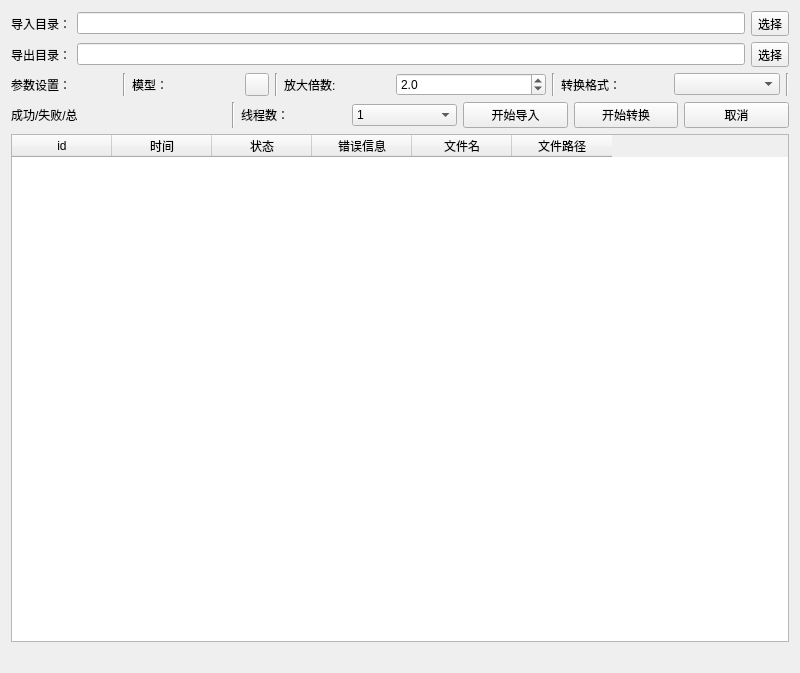
<?xml version="1.0" encoding="UTF-8"?>
<ui version="4.0">
 <class>BatchSrTool</class>
 <widget class="QWidget" name="BatchSrTool">
  <property name="geometry">
   <rect>
    <x>0</x>
    <y>0</y>
    <width>800</width>
    <height>673</height>
   </rect>
  </property>
  <property name="windowTitle">
   <string>批量超分</string>
  </property>
  <layout class="QVBoxLayout" name="verticalLayout">
   <item>
    <layout class="QHBoxLayout" name="horizontalLayout_6">
     <item>
      <widget class="QLabel" name="label">
       <property name="text">
        <string>导入目录：</string>
       </property>
      </widget>
     </item>
     <item>
      <widget class="QLineEdit" name="inputDir"/>
     </item>
     <item>
      <widget class="QToolButton" name="inputDirTool">
       <property name="text">
        <string>选择</string>
       </property>
      </widget>
     </item>
    </layout>
   </item>
   <item>
    <layout class="QHBoxLayout" name="horizontalLayout">
     <item>
      <widget class="QLabel" name="label_3">
       <property name="text">
        <string>导出目录：</string>
       </property>
      </widget>
     </item>
     <item>
      <widget class="QLineEdit" name="exportDir"/>
     </item>
     <item>
      <widget class="QToolButton" name="exportDirTool">
       <property name="text">
        <string>选择</string>
       </property>
      </widget>
     </item>
    </layout>
   </item>
   <item>
    <layout class="QHBoxLayout" name="horizontalLayout_5">
     <item>
      <widget class="QLabel" name="label_2">
       <property name="text">
        <string>参数设置：</string>
       </property>
      </widget>
     </item>
     <item>
      <widget class="Line" name="line_2">
       <property name="orientation">
        <enum>Qt::Orientation::Vertical</enum>
       </property>
      </widget>
     </item>
     <item>
      <widget class="QLabel" name="label_25">
       <property name="minimumSize">
        <size>
         <width>60</width>
         <height>0</height>
        </size>
       </property>
       <property name="maximumSize">
        <size>
         <width>156</width>
         <height>16777215</height>
        </size>
       </property>
       <property name="text">
        <string>模型：</string>
       </property>
      </widget>
     </item>
     <item>
      <widget class="QToolButton" name="coverModelName">
       <property name="text">
        <string/>
       </property>
      </widget>
     </item>
     <item>
      <widget class="Line" name="line">
       <property name="orientation">
        <enum>Qt::Orientation::Vertical</enum>
       </property>
      </widget>
     </item>
     <item>
      <widget class="QLabel" name="label_26">
       <property name="minimumSize">
        <size>
         <width>60</width>
         <height>0</height>
        </size>
       </property>
       <property name="maximumSize">
        <size>
         <width>156</width>
         <height>16777215</height>
        </size>
       </property>
       <property name="text">
        <string>放大倍数:</string>
       </property>
      </widget>
     </item>
     <item>
      <widget class="WheelDoubleSpinBox" name="coverScale">
       <property name="minimumSize">
        <size>
         <width>150</width>
         <height>0</height>
        </size>
       </property>
       <property name="decimals">
        <number>1</number>
       </property>
       <property name="maximum">
        <double>32.000000000000000</double>
       </property>
       <property name="singleStep">
        <double>0.100000000000000</double>
       </property>
       <property name="value">
        <double>2.000000000000000</double>
       </property>
      </widget>
     </item>
     <item>
      <widget class="Line" name="line_3">
       <property name="orientation">
        <enum>Qt::Orientation::Vertical</enum>
       </property>
      </widget>
     </item>
     <item>
      <widget class="QLabel" name="label_5">
       <property name="text">
        <string>转换格式：</string>
       </property>
      </widget>
     </item>
     <item>
      <widget class="WheelComboBox" name="fmtBox"/>
     </item>
     <item>
      <widget class="Line" name="line_4">
       <property name="orientation">
        <enum>Qt::Orientation::Vertical</enum>
       </property>
      </widget>
     </item>
    </layout>
   </item>
   <item>
    <layout class="QHBoxLayout" name="horizontalLayout_4">
     <item>
      <widget class="QLabel" name="label_4">
       <property name="text">
        <string>成功/失败/总</string>
       </property>
      </widget>
     </item>
     <item>
      <widget class="QLabel" name="numLabel">
       <property name="text">
        <string/>
       </property>
      </widget>
     </item>
     <item>
      <widget class="Line" name="line_5">
       <property name="orientation">
        <enum>Qt::Orientation::Vertical</enum>
       </property>
      </widget>
     </item>
     <item>
      <widget class="QLabel" name="label_6">
       <property name="text">
        <string>线程数：</string>
       </property>
      </widget>
     </item>
     <item>
      <widget class="QComboBox" name="threadNum">
       <property name="currentIndex">
        <number>0</number>
       </property>
       <item>
        <property name="text">
         <string>1</string>
        </property>
       </item>
       <item>
        <property name="text">
         <string>2</string>
        </property>
       </item>
       <item>
        <property name="text">
         <string>3</string>
        </property>
       </item>
       <item>
        <property name="text">
         <string>4</string>
        </property>
       </item>
       <item>
        <property name="text">
         <string>5</string>
        </property>
       </item>
       <item>
        <property name="text">
         <string>6</string>
        </property>
       </item>
       <item>
        <property name="text">
         <string>7</string>
        </property>
       </item>
       <item>
        <property name="text">
         <string>8</string>
        </property>
       </item>
      </widget>
     </item>
     <item>
      <widget class="QPushButton" name="startImportButton">
       <property name="maximumSize">
        <size>
         <width>150</width>
         <height>30</height>
        </size>
       </property>
       <property name="styleSheet">
        <string notr="true"/>
       </property>
       <property name="text">
        <string>开始导入</string>
       </property>
       <property name="shortcut">
        <string>Return</string>
       </property>
      </widget>
     </item>
     <item>
      <widget class="QPushButton" name="startConvertButton">
       <property name="maximumSize">
        <size>
         <width>150</width>
         <height>30</height>
        </size>
       </property>
       <property name="text">
        <string>开始转换</string>
       </property>
      </widget>
     </item>
     <item>
      <widget class="QPushButton" name="cancleButton">
       <property name="maximumSize">
        <size>
         <width>150</width>
         <height>30</height>
        </size>
       </property>
       <property name="styleSheet">
        <string notr="true"/>
       </property>
       <property name="text">
        <string>取消</string>
       </property>
       <property name="shortcut">
        <string>Return</string>
       </property>
      </widget>
     </item>
    </layout>
   </item>
   <item>
    <widget class="BaseTableWidget" name="tableWidget">
     <property name="sizePolicy">
      <sizepolicy hsizetype="Expanding" vsizetype="Expanding">
       <horstretch>0</horstretch>
       <verstretch>0</verstretch>
      </sizepolicy>
     </property>
     <column>
      <property name="text">
       <string>id</string>
      </property>
     </column>
     <column>
      <property name="text">
       <string>时间</string>
      </property>
     </column>
     <column>
      <property name="text">
       <string>状态</string>
      </property>
     </column>
     <column>
      <property name="text">
       <string>错误信息</string>
      </property>
     </column>
     <column>
      <property name="text">
       <string>文件名</string>
      </property>
     </column>
     <column>
      <property name="text">
       <string>文件路径</string>
      </property>
     </column>
    </widget>
   </item>
   <item>
    <widget class="QLabel" name="msgLabel">
     <property name="text">
      <string/>
     </property>
    </widget>
   </item>
   <item>
    <layout class="QHBoxLayout" name="horizontalLayout_3"/>
   </item>
  </layout>
 </widget>
 <customwidgets>
  <customwidget>
   <class>WheelComboBox</class>
   <extends>QComboBox</extends>
   <header location="global">component.box.wheel_combo_box.h</header>
  </customwidget>
  <customwidget>
   <class>WheelDoubleSpinBox</class>
   <extends>QDoubleSpinBox</extends>
   <header location="global">component.box.wheel_double_spin_box.h</header>
  </customwidget>
  <customwidget>
   <class>BaseTableWidget</class>
   <extends>QTableWidget</extends>
   <header location="global">component.tab.base_table_widget.h</header>
  </customwidget>
 </customwidgets>
 <resources/>
 <connections/>
</ui>
